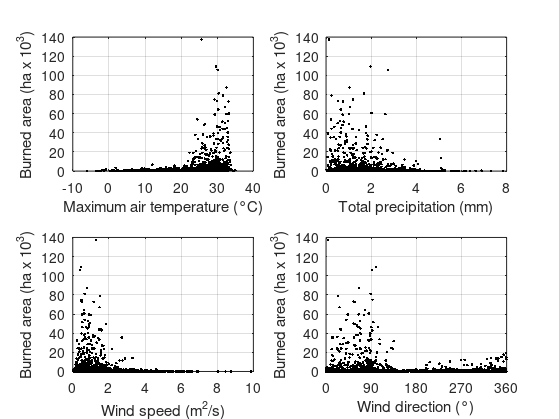
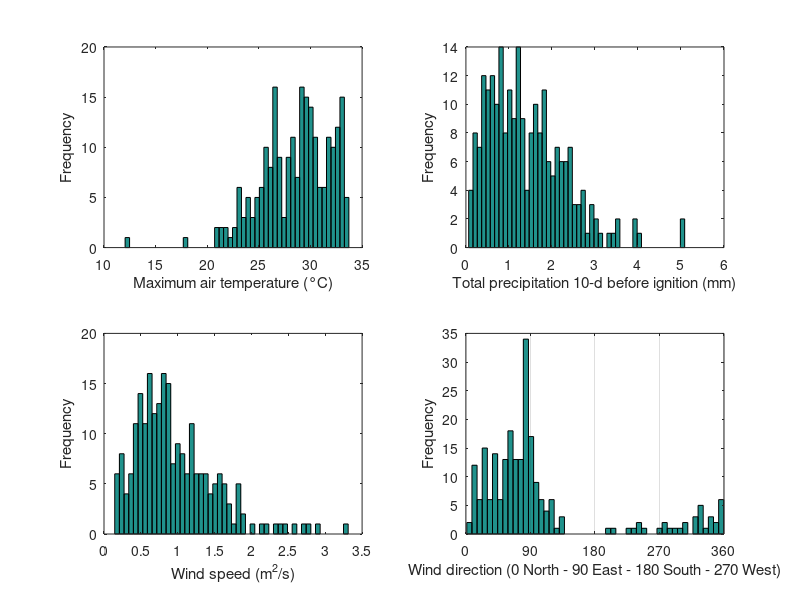

MATLAB code for these plots, in order: (Note: this script raises an error after producing the figures.)
clear all; close all;

load('./DATA/STATS_ERA5hourly_ignitions','META','OUT')

OUT(sum(isnan(OUT),2)>0,:) = [];
Ws = sqrt(OUT(:,4).^2 + OUT(:,5).^2);
Wd = mod(180+180/pi.*atan2(OUT(:,4),OUT(:,5)),360);
OUT(:,3) = OUT(:,3).*1000;

%% MAIN PLOT

figure, 
subplot(2,2,1)
plot(OUT(:,2),OUT(:,1)./1000,'.k')
xlabel('Maximum air temperature (°C)'), ylabel('Burned area (ha x 10^3)')
set(gca, 'YGrid', 'on', 'XGrid', 'on')

subplot(2,2,2)
plot(OUT(:,3),OUT(:,1)./1000,'.k')
xlabel('Total precipitation (mm)'), ylabel('Burned area (ha x 10^3)')
% set(gca,'XLim',[0 360],'XTick',0:90:360)
set(gca, 'YGrid', 'on', 'XGrid', 'on')

subplot(2,2,3)
plot(Ws,OUT(:,1)./1000,'.k')
xlabel('Wind speed (m^2/s)'), ylabel('Burned area (ha x 10^3)')
set(gca,'XLim',[0 10],'XTick',0:2:10)
set(gca, 'YGrid', 'on', 'XGrid', 'on')

subplot(2,2,4)
plot(Wd,OUT(:,1)./1000,'.k')
xlabel('Wind direction (°)'), ylabel('Burned area (ha x 10^3)')
set(gca,'XLim',[0 360],'XTick',0:90:360)
set(gca, 'YGrid', 'on', 'XGrid', 'on')

% SAVE IMAGE as it appear on screen
set(gcf, 'PaperPositionMode', 'auto')
saveas(gcf,['./figures/era5_during_fire_event.svg'])


%% OTHER PLOTS

th = 4000
ind = OUT(:,1)>th;
figure, 
subplot(2,2,1)
hist(OUT(ind,2),50)
xlabel('Maximum air temperature (°C)'), ylabel('Frequency')

subplot(2,2,2)
hist(OUT(ind,3),50)
xlabel('Total precipitation 10-d before ignition (mm)'), ylabel('Frequency')

subplot(2,2,3)
hist(Ws(ind),50)
xlabel('Wind speed (m^2/s)'), ylabel('Frequency')

subplot(2,2,4)
hist(Wd(ind),50)
xlabel('Wind direction (0 North - 90 East - 180 South - 270 West)'), ylabel('Frequency')

set(gca,'XLim',[0 360],'XTick',0:90:360)
set(gca, 'YGrid', 'off', 'XGrid', 'on')
title('')

sgtitle(['Fire events >' num2str(th) ' ha'])



ind = OUT(:,1)<th;
figure, 
subplot(2,2,1)
hist(OUT(ind,2),50)
xlabel('Maximum air temperature (°C)'), ylabel('Frequency')

subplot(2,2,2)
hist(OUT(ind,3),50)
xlabel('Total precipitation 10-d before ignition (mm)'), ylabel('Frequency')

subplot(2,2,3)
hist(Ws(ind),50)
xlabel('Wind speed (m^2/s)'), ylabel('Frequency')

subplot(2,2,4)
hist(Wd(ind),50)
xlabel('Wind direction (0 North - 90 East - 180 South - 270 West)'), ylabel('Frequency')
 
set(gca,'XLim',[0 360],'XTick',0:90:360)
set(gca, 'YGrid', 'off', 'XGrid', 'on')

sgtitle(['Fire events <' num2str(th) ' ha'])


%% STATS

th = 4000; %prctile(OUT(:,1),90)
ind = OUT(:,1)>th;

% Ratios
sum(ind)./length(ind)
sum(OUT(ind,1))./sum(OUT(:,1))

% TEMPERATURE

mean(OUT(ind,2))
std(OUT(ind,2))

mean(OUT(not(ind),2))
std(OUT(not(ind),2))

ttest2(OUT(ind,2),OUT(not(ind),2))

% Rainfall
mean(OUT(ind,3))
std(OUT(ind,3))

mean(OUT(not(ind),3))
std(OUT(not(ind),3))

ttest2(OUT(ind,3),OUT(not(ind),3))

% Wind speed
mean(Ws(ind))
std(Ws(ind))

mean(Ws(not(ind)))
std(Ws(not(ind)))

figure, hold on
histogram(Ws(ind))
histogram(Ws(not(ind)))

ttest2(Ws(ind),Ws(not(ind)))

% Wind direction
mean(Wd(ind))
std(Wd(ind))

mean(Wd(not(ind)))
std(Wd(not(ind)))

figure, hold on
histogram(Wd(ind))
histogram(Wd(not(ind)))

ttest2(Wd(ind),Wd(not(ind)))


